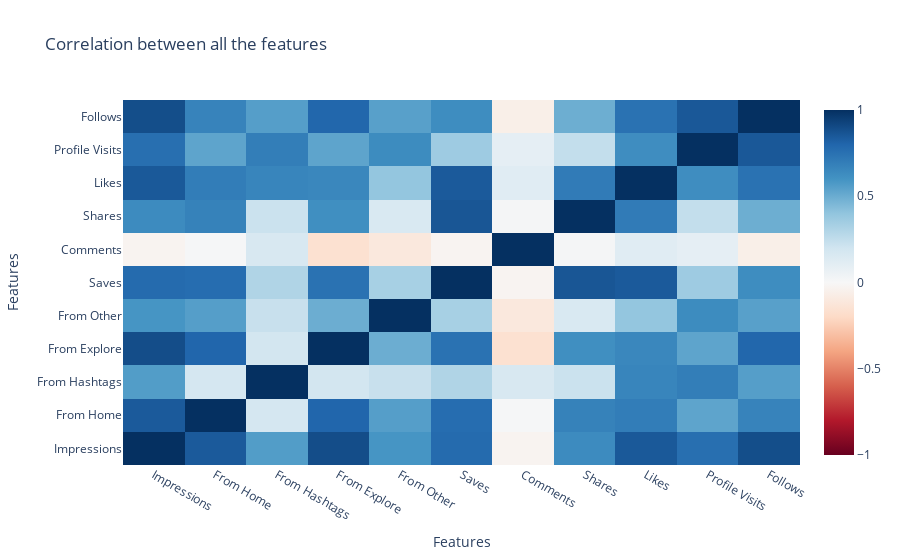

Notebook source saved alongside this figure:
### Markdown cell above
let’s have a look at the correlation between all the features:

### Code cell
corr_mat=data.corr()
fig=go.Figure(data=go.Heatmap(z=corr_mat.values,x=corr_mat.columns,y=corr_mat.index,colorscale='RdBu',zmin=-1,zmax=1))
fig.update_layout(title="Correlation between all the features",xaxis_title="Features",yaxis_title="Features")
fig.show()

### Figure 1 — Plotly figure (JSON) as saved in the notebook; plotly's stock layout.template omitted (floating-point values rounded to 4 significant figures)
{"data": [{"colorscale": [[0, "rgb(103,0,31)"], [0.1, "rgb(178,24,43)"], [0.2, "rgb(214,96,77)"], [0.3, "rgb(244,165,130)"], [0.4, "rgb(253,219,199)"], [0.5, "rgb(247,247,247)"], [0.6, "rgb(209,229,240)"], [0.7, "rgb(146,197,222)"], [0.8, "rgb(67,147,195)"], [0.9, "rgb(33,102,172)"], [1, "rgb(5,48,97)"]], "type": "heatmap", "x": ["Impressions", "From Home", "From Hashtags", "From Explore", "From Other", "Saves", "Comments", "Shares", "Likes", "Profile Visits", "Follows"], "y": ["Impressions", "From Home", "From Hashtags", "From Explore", "From Other", "Saves", "Comments", "Shares", "Likes", "Profile Visits", "Follows"], "z": [[1, 0.8447, 0.5608, 0.8936, 0.593, 0.7792, -0.02852, 0.6347, 0.8498, 0.761, 0.8894], [0.8447, 1, 0.1775, 0.8006, 0.5557, 0.7688, 0.01272, 0.675, 0.6983, 0.5311, 0.6727], [0.5608, 0.1775, 1, 0.1905, 0.2296, 0.3059, 0.1614, 0.2195, 0.6621, 0.6913, 0.5555], [0.8936, 0.8006, 0.1905, 1, 0.4957, 0.7478, -0.1586, 0.6157, 0.6537, 0.5319, 0.796], [0.593, 0.5557, 0.2296, 0.4957, 1, 0.3319, -0.1087, 0.1568, 0.3935, 0.6331, 0.5467], [0.7792, 0.7688, 0.3059, 0.7478, 0.3319, 1, -0.02691, 0.8603, 0.8456, 0.3606, 0.6285], [-0.02852, 0.01272, 0.1614, -0.1586, -0.1087, -0.02691, 1, 0.01693, 0.1236, 0.09671, -0.06063], [0.6347, 0.675, 0.2195, 0.6157, 0.1568, 0.8603, 0.01693, 1, 0.7078, 0.2454, 0.4931], [0.8498, 0.6983, 0.6621, 0.6537, 0.3935, 0.8456, 0.1236, 0.7078, 1, 0.6261, 0.7463], [0.761, 0.5311, 0.6913, 0.5319, 0.6331, 0.3606, 0.09671, 0.2454, 0.6261, 1, 0.8532], [0.8894, 0.6727, 0.5555, 0.796, 0.5467, 0.6285, -0.06063, 0.4931, 0.7463, 0.8532, 1]], "zmax": 1, "zmin": -1}], "layout": {"title": {"text": "Correlation between all the features"}, "xaxis": {"title": {"text": "Features"}}, "yaxis": {"title": {"text": "Features"}}}}
